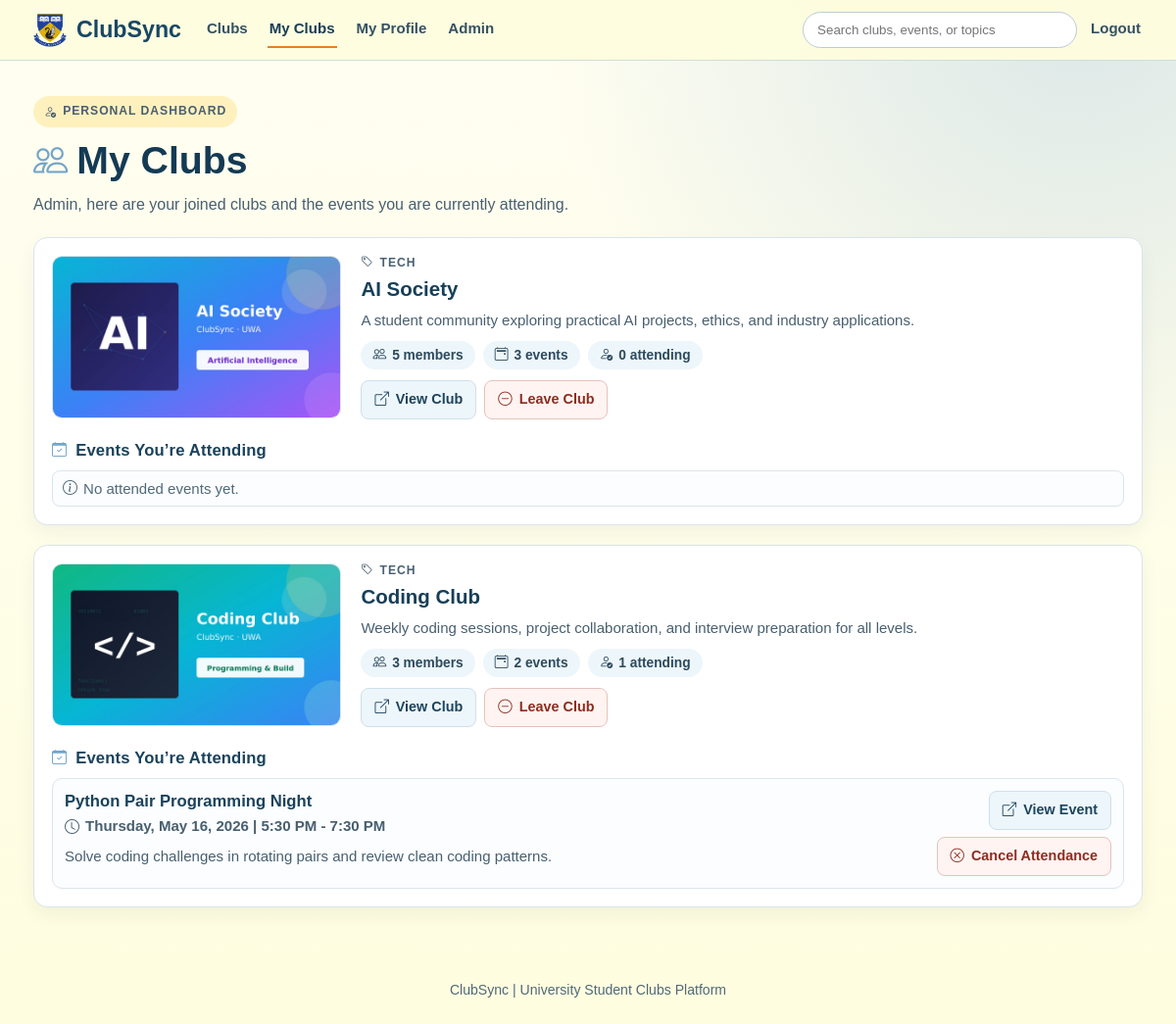
Screenshot of /myclubs (signed in) with the database file from the repository.
### models/user.py (models this page shows)
class User(db.Model):
    __tablename__ = "users"
    id = db.Column(db.Integer, primary_key=True)
    name = db.Column(db.String(100), nullable=False)
    email = db.Column(db.String(120), unique=True, nullable=False)
    password_hash = db.Column(db.String(255), nullable=False)
    is_admin = db.Column(db.Boolean, default=False, nullable=False)
    memberships = db.relationship("Membership", backref="user", cascade="all, delete")
    attendances = db.relationship("Attendance", backref="user", cascade="all, delete")

### models/club.py (models this page shows)
class Club(db.Model):
    __tablename__ = "clubs"
    id = db.Column(db.Integer, primary_key=True)
    name = db.Column(db.String(100), nullable=False)
    description = db.Column(db.Text, nullable=False)
    category = db.Column(db.String(50), nullable=True)
    image_path = db.Column(db.String(255), nullable=True)
    events = db.relationship("Event", backref="club", cascade="all, delete")
    memberships = db.relationship("Membership", backref="club", cascade="all, delete")

### models/event.py (models this page shows)
class Event(db.Model):
    __tablename__ = "events"
    id = db.Column(db.Integer, primary_key=True)
    club_id = db.Column(db.Integer, db.ForeignKey("clubs.id"), nullable=False)
    title = db.Column(db.String(150), nullable=False)
    date = db.Column(db.String(50), nullable=False)
    description = db.Column(db.Text)
    attendances = db.relationship("Attendance", backref="event", cascade="all, delete")

### routes/clubs.py (the view)
@clubs_bp.route("/myclubs")
def myclubs():
    current_user = _get_current_user()
    if not current_user:
        return redirect(url_for("auth.login"))
    joined_clubs = (
        Club.query.join(Membership, Membership.club_id == Club.id)
        .filter(Membership.user_id == current_user.id)
        .order_by(Club.name.asc())
        .all()
    )
    club_ids = [club.id for club in joined_clubs]
    attended_events_by_club = _attended_events_by_club_for_user(current_user.id, club_ids)
    my_club_summaries = []
    for club in joined_clubs:
        my_club_summaries.append(
            {
                "club": club,
                "member_count": len(club.memberships),
                "event_count": len(club.events),
                "attended_events": attended_events_by_club.get(club.id, []),
            }
        )
    return render_template(
        "my_clubs.html",
        current_user=current_user,
        my_club_summaries=my_club_summaries,
    )

### app.py (called while the page is built)
@app.context_processor
def inject_navbar_access():
    user_id = session.get("user_id")
    user_is_admin = False
    if user_id:
        user = db.session.get(User, user_id)
        user_is_admin = bool(user and user.is_admin)
    return {
        "navbar_can_access_admin": bool(
            session.get("admin_logged_in") or user_is_admin
        )
    }

### routes/clubs.py (called while the page is built)
def _get_current_user():
    user_id = session.get("user_id")
    if not user_id:
        return None
    current_user = db.session.get(User, user_id)
    if not current_user:
        session.pop("user_id", None)
        session.pop("user_name", None)
        return None
    return current_user

def _attended_events_by_club_for_user(user_id, club_ids):
    if not user_id or not club_ids:
        return {}
    attended_events = (
        Event.query.join(Attendance, Attendance.event_id == Event.id)
        .filter(Attendance.user_id == user_id, Event.club_id.in_(club_ids))
        .order_by(Event.id.asc())
        .all()
    )
    attended_events_by_club = {club_id: [] for club_id in club_ids}
    for event in attended_events:
        attended_events_by_club[event.club_id].append(event)
    return attended_events_by_club

### templates/my_clubs.html (shortened to what this page needs)
<!DOCTYPE html>
<html lang="en">
<head>
    <link rel="stylesheet" href="{{ url_for('static', filename='css/styles.css') }}">
    <link rel="stylesheet" href="https://cdn.jsdelivr.net/npm/bootstrap-icons@1.11.3/font/bootstrap-icons.min.css">
    <link rel="stylesheet" href="{{ url_for('static', filename='css/alerts.css') }}">
    <link rel="stylesheet" href="{{ url_for('static', filename='css/my_clubs.css') }}">
</head>
<body class="clubs-page my-clubs-page">
{% set active_page = 'myclubs' %}
{% include "_site_header.html" %}
<main class="my-clubs-main">
    <section class="my-clubs-hero">
        <p class="clubs-kicker"><i class="bi bi-person-check" aria-hidden="true"></i>Personal Dashboard</p>
        <h1><i class="bi bi-people" aria-hidden="true"></i>My Clubs</h1>
        <p>
            {% if current_user %}
                {{ current_user.name }}, here are your joined clubs and the events you are currently attending.
            {% else %}
                View your memberships and attendance details in one place.
            {% endif %}
        </p>
    </section>
    {% if my_club_summaries %}
        <section class="my-clubs-list" aria-label="Joined clubs and attended events">
            {% for summary in my_club_summaries %}
                <article class="my-club-card">
                    <section class="my-club-overview">
                        <img
                            class="my-club-image"
                            src="{{ url_for('static', filename=summary.club.image_path if summary.club.image_path else 'images/clubs/default.png') }}"
                            alt="{{ summary.club.name }} image"
                            loading="lazy"
                        >
                        <div class="my-club-overview-content">
                            <p class="club-card-category"><i class="bi bi-tag" aria-hidden="true"></i>{{ summary.club.category if summary.club.category else 'Uncategorized' }}</p>
                            <h2>
                                <a href="{{ url_for('clubs.club_details', club_id=summary.club.id) }}" class="my-club-title-link">
                                    {{ summary.club.name }}
                                </a>
                            </h2>
                            <p class="my-club-description">{{ summary.club.description }}</p>
                            <div class="club-hero-meta" aria-label="Club summary">
                                <span><i class="bi bi-people" aria-hidden="true"></i>{{ summary.member_count }} member{% if summary.member_count != 1 %}s{% endif %}</span>
                                <span><i class="bi bi-calendar2-event" aria-hidden="true"></i>{{ summary.event_count }} event{% if summary.event_count != 1 %}s{% endif %}</span>
                                <span><i class="bi bi-person-check" aria-hidden="true"></i>{{ summary.attended_events|length }} attending</span>
                            </div>
                            <div class="my-club-actions">
                                <a href="{{ url_for('clubs.club_details', club_id=summary.club.id) }}" class="my-club-btn"><i class="bi bi-box-arrow-up-right" aria-hidden="true"></i>View Club</a>
                                <form method="POST" action="{{ url_for('clubs.leave_club', club_id=summary.club.id) }}">
                                    <button
                                        type="button"
                                        class="my-club-btn my-club-btn--danger"
                                        data-leave-club-trigger
                                        data-club-name="{{ summary.club.name }}"
                                    >
                                        <i class="bi bi-dash-circle" aria-hidden="true"></i>Leave Club
                                    </button>
                                </form>
                            </div>
                        </div>
                    </section>
                    <section class="my-club-events">
                        <h3><i class="bi bi-calendar-check" aria-hidden="true"></i>Events You&rsquo;re Attending</h3>
                        {% if summary.attended_events %}
                            <div class="my-club-event-list">
                                {% for attended_event in summary.attended_events %}
                                    <article class="my-club-event-item">
                                        <div class="my-club-event-content">
                                            <h4>
                                                <a href="{{ url_for('clubs.event_details', event_id=attended_event.id) }}" class="my-club-event-title">
                                                    {{ attended_event.title }}
                                                </a>
                                            </h4>
                                            <p class="club-event-time"><i class="bi bi-clock" aria-hidden="true"></i>{{ attended_event.date }}</p>
                                            <p>{{ attended_event.description if attended_event.description else 'No event description available yet.' }}</p>
                                        </div>
                                        <div class="my-club-event-actions">
                                            <a href="{{ url_for('clubs.event_details', event_id=attended_event.id) }}" class="my-club-btn"><i class="bi bi-box-arrow-up-right" aria-hidden="true"></i>View Event</a>
                                            <form method="POST" action="{{ url_for('clubs.unattend_event', event_id=attended_event.id) }}">
                                                <button type="submit" class="my-club-btn my-club-btn--danger"><i class="bi bi-x-circle" aria-hidden="true"></i>Cancel Attendance</button>
                                            </form>
                                        </div>
                                    </article>
                                {% endfor %}
                            </div>
                        {% else %}
                            <p class="my-club-empty-note"><i class="bi bi-info-circle" aria-hidden="true"></i>No attended events yet.</p>
                        {% endif %}
                    </section>
                </article>
            {% endfor %}
        </section>
    {% endif %}
</main>
<footer class="clubs-footer">
    <p>ClubSync | University Student Clubs Platform</p>
</footer>
</body>
</html>

### static/css/styles.css (style rules this page uses)
:root { --primary: #73A5CA; --background: #FEFDDF; --accent: #FFC81E; --highlight: #E87F24; --clubs-page-max-width: 1180px; --clubs-page-padding: 36px 24px 20px; --clubs-page-padding-tablet: 28px 24px 12px; --clubs-page-padding-mobile: 22px 16px 12px; --clubs-hero-max-width: 780px; --clubs-section-gap: 20px; --clubs-card-gap: 20px; --clubs-item-gap: 10px; --clubs-card-bg: #fff; --clubs-card-soft-bg: #fbfdff; --clubs-card-border: 1px solid #dbe5ed; --clubs-card-border-strong: 1px solid #d9e4ec; --clubs-card-radius: 14px; --clubs-hero-card-radius: 16px; --clubs-inner-radius: 10px; --clubs-card-padding: 18px; --clubs-card-padding-compact: 16px; --clubs-card-shadow: 0 8px 18px rgba(18, 49, 70, 0.05); --clubs-card-shadow-strong: 0 10px 24px rgba(18, 49, 70, 0.08); --clubs-heading-color: #143a54; --clubs-section-heading-color: #173f58; --clubs-card-title-color: #1a425b; --clubs-text-color: #485f6f; --clubs-muted-color: #516978; --clubs-page-title-size: clamp(1.85rem, 4vw, 2.45rem); --clubs-section-title-size: 1.28rem; --clubs-card-title-size: 1.04rem; --clubs-body-size: 0.94rem; --clubs-small-size: 0.86rem; --clubs-body-line-height: 1.62; --clubs-chip-bg: #edf6fb; --clubs-chip-active-bg: #dceef8; --clubs-chip-border: 1px solid #cfe0ea; --clubs-chip-color: #2d4a5c; --clubs-chip-padding: 7px 12px; --clubs-chip-radius: 999px; --clubs-label-size: 0.76rem; --clubs-label-letter-spacing: 0.08em; --clubs-action-padding: 9px 13px; --clubs-action-radius: 8px; --clubs-action-bg: #edf6fb; --clubs-action-border: #cfe0ea; --clubs-action-color: #1d445d; --clubs-action-hover-bg: #dceef8; --clubs-primary-action-bg: var(--accent); --clubs-primary-action-border: transparent; --clubs-primary-action-color: #2b2004; --clubs-primary-action-hover-bg: var(--highlight); --clubs-primary-action-hover-color: #fff; --clubs-danger-bg: #fff4f2; --clubs-danger-border: #e5c3bc; --clubs-danger-color: #8b2e20; --clubs-danger-hover-bg: #ffeae6; --clubs-danger-hover-border: #d9a79e; --clubs-danger-hover-color: #72281d; }
* { margin: 0; padding: 0; box-sizing: border-box; font-family: Arial, Helvetica, sans-serif; }
body { background-color: var(--background); }
button { width: 100%; padding: 12px; background-color: var(--accent); border: none; border-radius: 6px; font-weight: bold; cursor: pointer; transition: 0.3s; }
.clubs-page { color: #22303d; min-height: 100vh; background: radial-gradient(circle at 92% 0%, rgba(115, 165, 202, 0.25), transparent 36%), linear-gradient(180deg, #fffef2 0%, var(--background) 100%); }
.clubs-page .bi { line-height: 1; flex-shrink: 0; }
.clubs-page h1 .bi, .clubs-page h2 .bi, .clubs-page h3 .bi { color: var(--primary); font-size: 0.9em; }
.clubs-page h1, .clubs-section-head h2, .club-section-card h2, .club-side-card h2, .event-section-card h2, .event-side-card h2, .event-related-head h2, .my-clubs-hero h1, .my-club-events h3, .my-clubs-empty h2, .search-hero h1, .search-summary h2, .search-state h2 { display: flex; align-items: center; gap: 9px; }
.clubs-kicker { display: inline-flex; align-items: center; gap: 6px; margin-bottom: 12px; background: rgba(255, 200, 30, 0.24); color: #5b3f08; font-size: var(--clubs-label-size); font-weight: 700; text-transform: uppercase; letter-spacing: var(--clubs-label-letter-spacing); border-radius: var(--clubs-chip-radius); padding: 6px 11px; }
.club-card-category { display: inline-flex; align-items: center; gap: 6px; font-size: var(--clubs-label-size); color: #496172; text-transform: uppercase; letter-spacing: var(--clubs-label-letter-spacing); font-weight: 700; }
.club-event-time { display: inline-flex; align-items: center; gap: 6px; color: #4d6474; font-size: 0.86rem; font-weight: 600; margin-bottom: 5px; }
.clubs-footer { margin-top: 38px; text-align: center; color: #516978; font-size: 0.88rem; padding: 18px 24px 28px; }

### rows the page displays
User: name "Admin"
Club: image_path (picture), club "TECH", club.name "AI Society", club.description "A student community exploring practical AI projects, ethics, and industry applications."
Club: image_path (picture), club "TECH", club.name "Coding Club", club.description "Weekly coding sessions, project collaboration, and interview preparation for all levels."
Event: title "Python Pair Programming Night", date "Thursday, May 16, 2026 | 5:30 PM - 7:30 PM", description "Solve coding challenges in rotating pairs and review clean coding patterns."

### other values shown
{{ summary.member_count }} "5" "3"
{{ summary.event_count }} "3" "2"
{{ summary.attended_events|length }} "0" "1"
